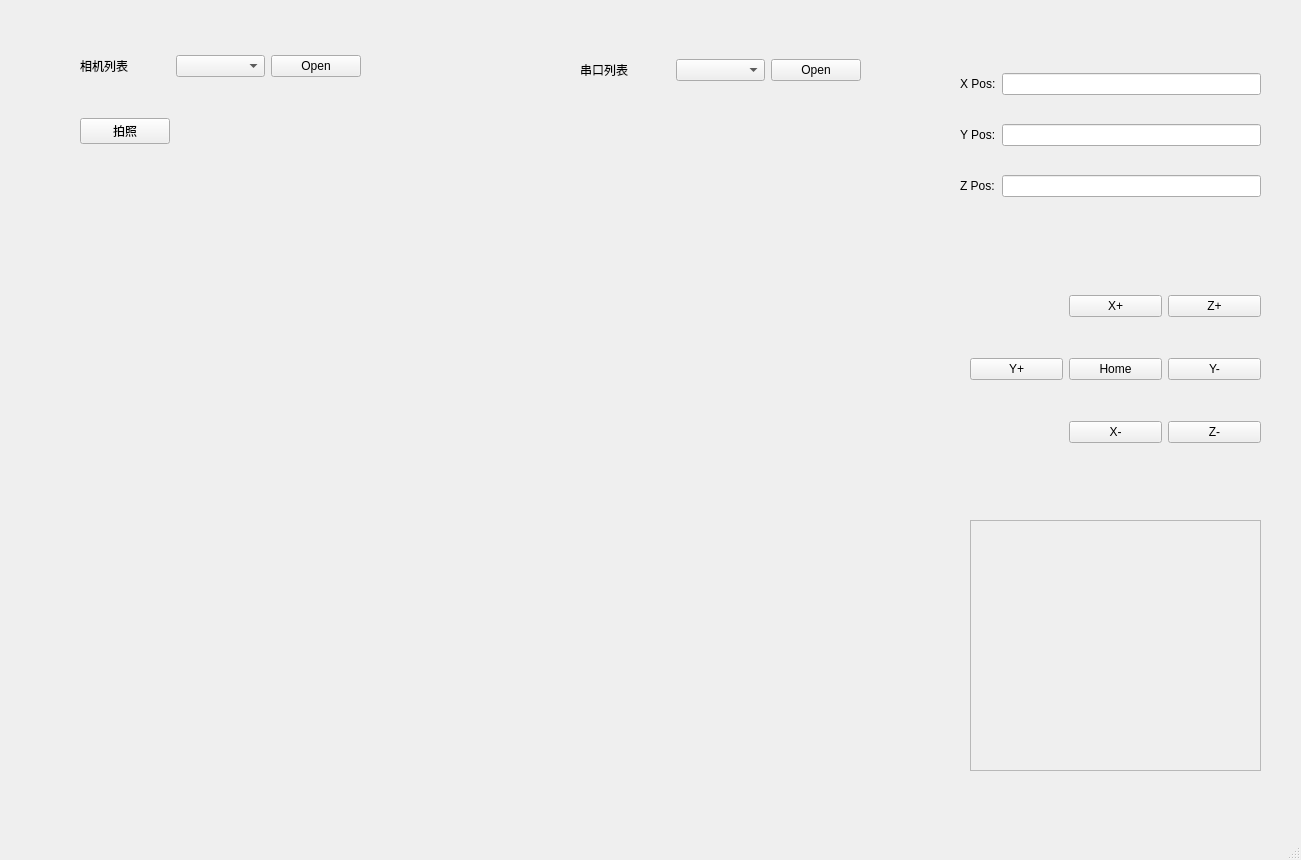
<?xml version="1.0" encoding="UTF-8"?>
<ui version="4.0">
 <class>MainWindow</class>
 <widget class="QMainWindow" name="MainWindow">
  <property name="geometry">
   <rect>
    <x>0</x>
    <y>0</y>
    <width>1301</width>
    <height>860</height>
   </rect>
  </property>
  <property name="windowTitle">
   <string>MainWindow</string>
  </property>
  <widget class="QWidget" name="centralwidget">
   <widget class="QLabel" name="label_image">
    <property name="geometry">
     <rect>
      <x>210</x>
      <y>250</y>
      <width>611</width>
      <height>471</height>
     </rect>
    </property>
    <property name="text">
     <string/>
    </property>
   </widget>
   <widget class="QWidget" name="gridLayoutWidget">
    <property name="geometry">
     <rect>
      <x>80</x>
      <y>20</y>
      <width>281</width>
      <height>161</height>
     </rect>
    </property>
    <layout class="QGridLayout" name="gridLayout">
     <item row="0" column="0">
      <widget class="QLabel" name="label">
       <property name="text">
        <string>相机列表</string>
       </property>
      </widget>
     </item>
     <item row="0" column="1">
      <widget class="QComboBox" name="comboBox"/>
     </item>
     <item row="1" column="0">
      <widget class="QPushButton" name="pushButton_2">
       <property name="text">
        <string>拍照</string>
       </property>
      </widget>
     </item>
     <item row="0" column="2">
      <widget class="QPushButton" name="pushButton">
       <property name="text">
        <string>Open</string>
       </property>
      </widget>
     </item>
    </layout>
   </widget>
   <widget class="QWidget" name="gridLayoutWidget_2">
    <property name="geometry">
     <rect>
      <x>580</x>
      <y>20</y>
      <width>281</width>
      <height>101</height>
     </rect>
    </property>
    <layout class="QGridLayout" name="gridLayout_3">
     <item row="0" column="0">
      <widget class="QLabel" name="label_3">
       <property name="text">
        <string>串口列表</string>
       </property>
      </widget>
     </item>
     <item row="0" column="1">
      <widget class="QComboBox" name="comboBox_3"/>
     </item>
     <item row="0" column="2">
      <widget class="QPushButton" name="pushButton_6">
       <property name="text">
        <string>Open</string>
       </property>
      </widget>
     </item>
    </layout>
   </widget>
   <widget class="QWidget" name="gridLayoutWidget_3">
    <property name="geometry">
     <rect>
      <x>960</x>
      <y>50</y>
      <width>301</width>
      <height>171</height>
     </rect>
    </property>
    <layout class="QGridLayout" name="gridLayout_4">
     <item row="2" column="1">
      <widget class="QLineEdit" name="lineEdit_2"/>
     </item>
     <item row="1" column="0">
      <widget class="QLabel" name="label_6">
       <property name="text">
        <string>Y Pos:</string>
       </property>
      </widget>
     </item>
     <item row="1" column="1">
      <widget class="QLineEdit" name="lineEdit_3"/>
     </item>
     <item row="0" column="0">
      <widget class="QLabel" name="label_4">
       <property name="text">
        <string>X Pos:</string>
       </property>
      </widget>
     </item>
     <item row="0" column="1">
      <widget class="QLineEdit" name="lineEdit"/>
     </item>
     <item row="2" column="0">
      <widget class="QLabel" name="label_5">
       <property name="text">
        <string>Z Pos:</string>
       </property>
      </widget>
     </item>
    </layout>
   </widget>
   <widget class="QFrame" name="frame">
    <property name="geometry">
     <rect>
      <x>970</x>
      <y>520</y>
      <width>291</width>
      <height>251</height>
     </rect>
    </property>
    <property name="frameShape">
     <enum>QFrame::StyledPanel</enum>
    </property>
    <property name="frameShadow">
     <enum>QFrame::Raised</enum>
    </property>
   </widget>
   <widget class="QWidget" name="gridLayoutWidget_4">
    <property name="geometry">
     <rect>
      <x>970</x>
      <y>260</y>
      <width>291</width>
      <height>221</height>
     </rect>
    </property>
    <layout class="QGridLayout" name="gridLayout_5">
     <item row="1" column="2">
      <widget class="QPushButton" name="pushButton_11">
       <property name="text">
        <string>Z+</string>
       </property>
      </widget>
     </item>
     <item row="2" column="1">
      <widget class="QPushButton" name="pushButton_10">
       <property name="text">
        <string>Home</string>
       </property>
      </widget>
     </item>
     <item row="3" column="2">
      <widget class="QPushButton" name="pushButton_8">
       <property name="text">
        <string>Z-</string>
       </property>
      </widget>
     </item>
     <item row="3" column="1">
      <widget class="QPushButton" name="pushButton_9">
       <property name="text">
        <string>X-</string>
       </property>
      </widget>
     </item>
     <item row="1" column="1">
      <widget class="QPushButton" name="pushButton_12">
       <property name="text">
        <string>X+</string>
       </property>
      </widget>
     </item>
     <item row="2" column="2">
      <widget class="QPushButton" name="pushButton_13">
       <property name="text">
        <string>Y-</string>
       </property>
      </widget>
     </item>
     <item row="2" column="0">
      <widget class="QPushButton" name="pushButton_7">
       <property name="text">
        <string>Y+</string>
       </property>
      </widget>
     </item>
    </layout>
   </widget>
  </widget>
  <widget class="QMenuBar" name="menubar">
   <property name="geometry">
    <rect>
     <x>0</x>
     <y>0</y>
     <width>1301</width>
     <height>24</height>
    </rect>
   </property>
  </widget>
  <widget class="QStatusBar" name="statusbar"/>
 </widget>
 <resources/>
 <connections/>
</ui>
